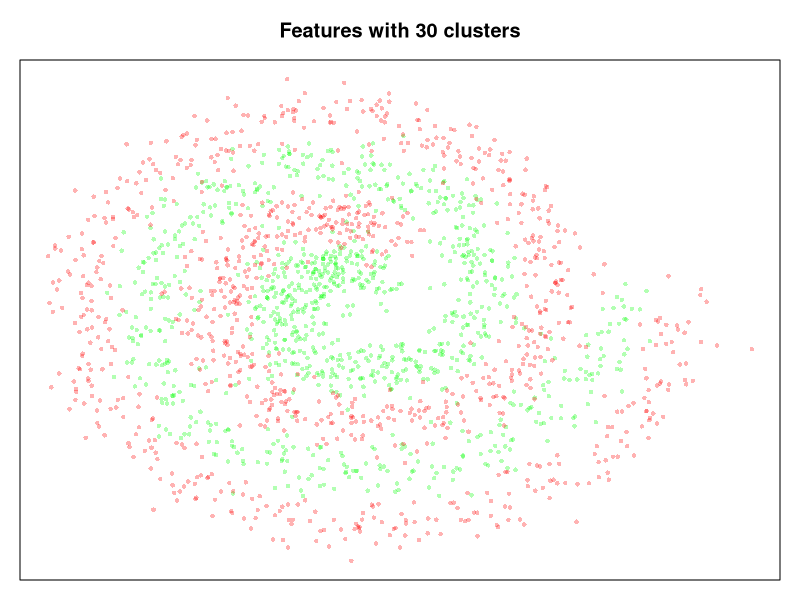

Write the R code that produced this figure. (Note: this script raises an error after producing the figure.)
require("deldir")
require("ROCR")

set.seed(4)

### number of clusters to visualize
k = 30

### how much should the target variable be used to adjust the clustering?
target.gain = 10

### manufactures spiral distributed data
spiral = function(n, phase=0, from=1, to=6*pi, winding=1, sd=1, r.offset=0) {
    theta = seq(from, to, length.out=n) + phase
    r = theta * winding + r.offset * 2 * pi
    data.frame(x=r*cos(theta)+rnorm(n,0,sd), y=r*sin(theta)+rnorm(n,0,sd))
}

### generate data set
generate = function(n = 2000) {
    red.data = spiral(n/2, to=4*pi)
    red.data$target = 0

    green.data = spiral(n/2, r.offset=1/2, to=4*pi)
    green.data$target = 1

    rbind(red.data, green.data)
}


### computes cluster features along with an estimate of quality
features = function(all.data, k=100, target.gain=5) {
    all.data$z = all.data$target * target.gain
    c.1 = kmeans(as.matrix(all.data[,c("x", "y", "z")]), centers=k, nstart=20)
    c.2 = kmeans(as.matrix(all.data[,c("x", "y")]), centers=c.1$centers[,c("x","y")], iter.max=1)
    c.2$centers = c.1$centers[,c(1,2)]
    centroids = c.1$centers
    vtess = deldir(centroids[,1], centroids[,2])
    confusion = table(c.2$cluster, all.data$target)
    bias = apply(confusion, 1, function(row) {max(row)/sum(row)})
    accuracy = sum(bias * rowSums(confusion)) / sum(confusion)

    list(clusters=c.2, vtess=vtess, confusion=confusion, bias=bias, accuracy=accuracy)
}

assign.clusters = function(data, clusters) {
    c.2 = kmeans(as.matrix(data[,c("x","y")]), centers=clusters$centers, iter.max=1)
    factor(c.2$cluster)
}

### handy pastel colors for making pretty graphs
gray = rgb(0,0,0,alpha=0.2)
red = rgb(1,0,0,alpha=0.3)
green = rgb(0,1,0,alpha=0.3)
transparent = rgb(0,0,0,alpha=0)

### now generate the training data

training.data = generate(2000)

### and some test data
test.data = generate(2000)

### get some cluster features to play with
r = features(training.data, k, target.gain=target.gain)
r.0 = features(training.data, k, target.gain=0)

### show the raw features
pdf(file="fig1.pdf", width=6, height=6, pointsize=14)

par(mar=c(1,1,3,1))
plot(y ~ x, training.data, pch=21, bg=c(green,red)[training.data$target+1], col=transparent, cex=0.6,
     xaxt='n', yaxt='n', xlab=NA, ylab=NA, main=paste("Features with", k, "clusters"))

plot(r.0$vtess, wlines="tess", wpoints="both", number=FALSE, add=T, 
     lty=1, col=gray, cex=0.5, pch=3, bg='black')

dev.off()

### and plot the quality of a classifier running on test data with and without the clusters

### model with cluster features
training.data$cluster = assign.clusters(data=test.data, clusters=r$clusters)
training.data$cluster.hintless = assign.clusters(data=training.data, clusters=r.0$clusters)

m.with = glm(target ~ x + y + cluster, training.data, family='binomial')
m.both = glm(target ~ x + y + cluster + cluster.hintless, training.data, family='binomial')

### model without
m.without = glm(target ~ x + y, training.data, family='binomial')

### finally model with clusters, but no target hinting
m.no.hint = glm(target ~ x + y + cluster.hintless, training.data, family='binomial')

pdf(file="fig2.pdf", width=6, height=6, pointsize=14)


### and show the AUC with hinted clusters
test.data$cluster = assign.clusters(data=test.data, clusters=r$clusters)
test.data$cluster.hintless = assign.clusters(data=test.data, clusters=r.0$clusters)

pred = prediction(predict(m.with, newdata=test.data), training.data$target)
pref = performance(pred, "tpr", "fpr")
plot(pref, main="ROC With and Without Cluster Features")
print(unlist(slot(performance(pred, "auc"), "y.values")))

pred = prediction(predict(m.no.hint, newdata=test.data), training.data$target)
pref = performance(pred, "tpr", "fpr")
plot(pref, add=T, col='blue', lty=2)
print(unlist(slot(performance(pred, "auc"), "y.values")))

if (T) {
    ## and show the AUC with both hinted and unhinted clusters
    ## for large-ish number of clusters, hinting has little effect and using both
    ## may just trigger over-fitting. YMMV as usual
    pred = prediction(predict(m.without, newdata=test.data), training.data$target)
    pref = performance(pred, "tpr", "fpr")
    plot(pref, add=T, col='red')
    print(unlist(slot(performance(pred, "auc"), "y.values")))
}

text(0.6, 0.5, "Without clusters", adj=0)
text(0.1, 0.95, "With clusters", adj=0)
text(0.1, 0.87, "(hinted)", adj=0)
text(0.43, 0.8, "With clusters", adj=0)
text(0.43, 0.73, "(no hints)", adj=0)

abline(0,1,lty=2,col=gray)
dev.off()
